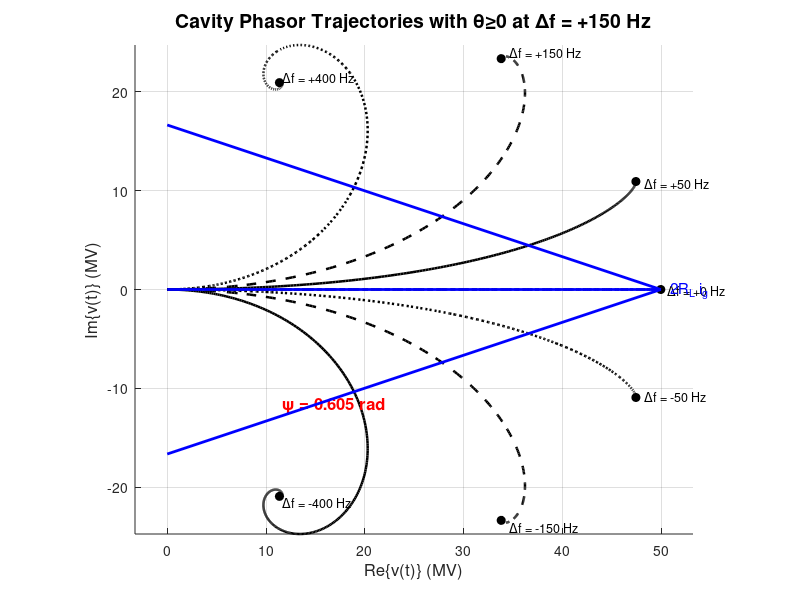

The MATLAB source for this figure:
%% Fig. 2.3-4 Right Panel: Phasor Trajectories with θ ≥ 0 for Δf = +150 Hz
clear; clc; close all;

% --- 1. Cavity and Generator Parameters ---
f_half   = 217;                      % Hz (half-bandwidth)
omega_h  = 2*pi*f_half;              % rad/s
C        = 0.235e-12;                % F
Rl       = 1 / (2 * omega_h * C);    % Ω

ig_mag   = 16e-3;                    % A
ig_phase = 0;                        % align with real axis
ig       = ig_mag * exp(1i * ig_phase);

% --- 2. Detuning and Styles ---
detune_list = [-400, -150, -50, 0, 50, 150, 400];  % Hz
styles      = {'-','--',':','-.','-','--',':'};

% --- 3. Time Span and ODE Options ---
t_end = 5 / omega_h;
opts  = odeset('RelTol',1e-8,'AbsTol',1e-10);

% --- 4. Figure Setup ---
figure('Position',[200 200 720 600]);
hold on; grid on; axis equal;
xlabel('Re\{v(t)\} (MV)', 'FontSize',12);
ylabel('Im\{v(t)\} (MV)', 'FontSize',12);
title('Cavity Phasor Trajectories with θ≥0 at Δf = +150 Hz', 'FontSize',14);

% --- 5. Loop Over Detunings ---
for k = 1:numel(detune_list)
    df      = detune_list(k);
    Delta_w = 2*pi*df;
    
    % Use PDF sign convention: dv/dt + jΔω v + ω_h v = ...
    A   = omega_h - 1i * Delta_w;
    rhs = @(t,v) -A*v + 2*Rl*omega_h * ig;

    % Integrate
    [~, Y] = ode45(@(t,y)[real(rhs(t,y(1)+1i*y(2))); ...
                          imag(rhs(t,y(1)+1i*y(2)))], ...
                  [0 t_end], [0;0], opts);
    v_t  = Y(:,1) + 1i*Y(:,2);
    Pv_t = v_t * 1e-6;  % MV

    % Steady-state phasor
    K     = (2*Rl) / (1 + 1i * (Delta_w / omega_h));
    v_ss  = K * ig;
    Pv_ss = v_ss * 1e-6;

    % Plot trajectory and endpoint
    plot(real(Pv_t), imag(Pv_t), 'k', 'LineStyle', styles{k}, 'LineWidth',1.8);
    plot(real(Pv_ss), imag(Pv_ss), 'ko', 'MarkerFaceColor','k');
    text(real(Pv_t(end))*1.02, imag(Pv_t(end))*1.02, ...
         sprintf('\\Deltaf = %+d Hz', df), 'Color','k','FontSize',9);

    % Angle for +150 Hz, made positive
    if df == 150
        ang_rad = abs(atan2(imag(Pv_ss), real(Pv_ss)));  % absolute value
        fprintf('→ Positive angle for Δf = +150 Hz: θ = %.4f rad\n', ang_rad);
        text(real(Pv_ss)*0.5, imag(Pv_ss)*0.5, ...
             sprintf('\\psi = %.3f rad', ang_rad), ...
             'Color','r','FontSize',12,'FontWeight','bold', ...
             'HorizontalAlignment','center');
    end
end

% --- 6. Reference Generator Phasor 2R_L i_g ---
Pg = 2 * Rl * ig * 1e-6;
quiver(0, 0, real(Pg), imag(Pg), 0, 'b', 'LineWidth',2, 'MaxHeadSize',0.6);
text(real(Pg)*1.02, imag(Pg)*1.02, '2R_L i_g', 'Color','b','FontSize',11);

hold off;
